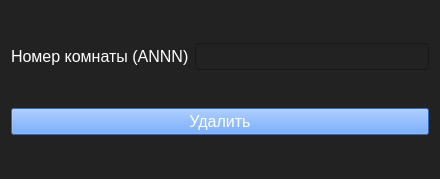
<?xml version="1.0" encoding="UTF-8"?>
<ui version="4.0">
 <class>DeleteRoomForm</class>
 <widget class="QWidget" name="DeleteRoomForm">
  <property name="geometry">
   <rect>
    <x>0</x>
    <y>0</y>
    <width>440</width>
    <height>179</height>
   </rect>
  </property>
  <property name="windowTitle">
   <string>Удаление комнаты</string>
  </property>
  <property name="styleSheet">
   <string notr="true">background-color: rgb(34, 34, 34);
color: rgb(255, 255, 255);
</string>
  </property>
  <layout class="QVBoxLayout" name="verticalLayout">
   <item>
    <layout class="QGridLayout" name="gridLayout">
     <item row="0" column="0">
      <widget class="QLabel" name="label">
       <property name="font">
        <font>
         <pointsize>12</pointsize>
        </font>
       </property>
       <property name="text">
        <string>Номер комнаты (ANNN)</string>
       </property>
      </widget>
     </item>
     <item row="0" column="1">
      <widget class="QLineEdit" name="roomId">
       <property name="font">
        <font>
         <pointsize>12</pointsize>
        </font>
       </property>
       <property name="maxLength">
        <number>4</number>
       </property>
      </widget>
     </item>
    </layout>
   </item>
   <item>
    <widget class="QPushButton" name="deleteRoomBtn">
     <property name="font">
      <font>
       <pointsize>12</pointsize>
      </font>
     </property>
     <property name="styleSheet">
      <string notr="true">background-color: rgb(67, 142, 255);</string>
     </property>
     <property name="text">
      <string>Удалить</string>
     </property>
    </widget>
   </item>
  </layout>
 </widget>
 <resources/>
 <connections/>
</ui>
